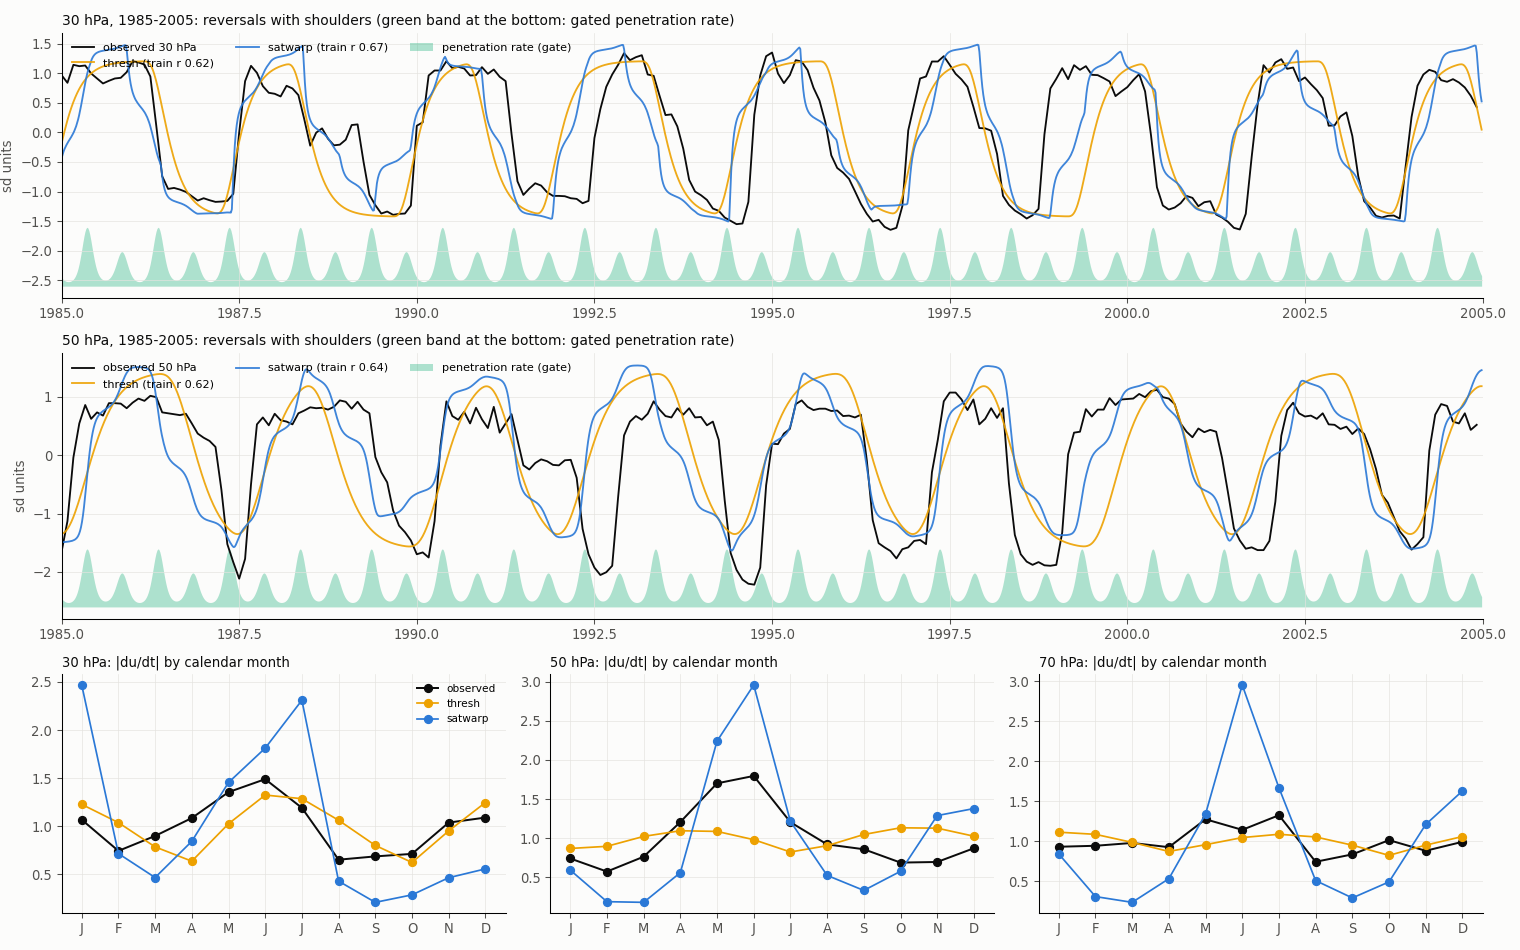

Recreate this plot in Python.
#!/usr/bin/env python3
"""QBO device with a saturating flux core: staircase reversals with semiannual shoulders (2026-10-22).

Extends qbo_tokamak.py (same astronomy, Green's-function penetration, data). The edge is no longer a +-1 switch:
  core flux   Phi_n = clip(lambda * Phi_{n-1} + kappa * w_n * a_n, -1, +1), held between pulses (volt-second steps
              on a saturable transformer core), lambda = exp(-dt / tau_i)
  pulses      a_n = sin(beta_moon) * sin(dec_sun) * (solar distance)^3 at two triggers a year (day d0 and d0 + 182.6);
              the second ("weak") trigger is scaled by rho, w_n = 1 or rho
  satellites  optional: each strobe also fires two satellite pulses at +-delta days with relative weight sigma
              (sub-banding of the stroboscopic impulse)
Models compared (each refit with the same objective):
  THRESH      the earlier comb + hysteresis switch (no shoulders possible)
  SAT         saturating core, unequal triggers
  SAT_SAT     SAT + satellite pulses
Objective (1953-2005): mean over 30/50/70 hPa of [corr(u) + corr(3-month change of u)] / 2, so the timing and size of
the steps count, not only the sign. Held out 2006-2026. Also: correlation of the model's calendar-month profile of
|du/dt| with the observed one, and the share of "shoulder" months.
    python3 qbo_shoulders.py  -> qbo_shoulders.png, qbo_shoulders.json
"""
import json
from pathlib import Path

import matplotlib
import numpy as np
from scipy.optimize import differential_evolution
from scipy.signal import fftconvolve

matplotlib.use("Agg")
import matplotlib.pyplot as plt  # noqa: E402

HERE = Path(__file__).resolve().parent
__file__ = str(HERE / "qbo_tokamak.py")
exec(open(HERE / "qbo_tokamak.py").read().split("BOUNDS = ")[0])   # astro, comb_drive, relax, penetrate, DATA, TG, DT, DZ
INK, MUTED, GRID, SURF = "#0b0b0b", "#52514e", "#e4e3df", "#fcfcfb"
TR0, TR1, HO0, HO1 = 1953.0, 2006.0, 2006.0, 2026.8
LV = (30, 50, 70)


def pulses(d0, rho, sigma=0.0, delta=0.0):
    base = np.concatenate([np.floor(TG[0]) + k + d0 / 365.2422 + np.array([0.0, 0.5]) for k in range(int(TG[-1] - TG[0]) + 1)])
    wt = np.tile([1.0, rho], len(base) // 2)
    tn, wn = [base], [wt]
    if sigma > 0:
        for s in (-1, 1):
            tn.append(base + s * delta / 365.2422); wn.append(wt * sigma)
    tn, wn = np.concatenate(tn), np.concatenate(wn)
    k = (tn >= TG[0]) & (tn <= TG[-1]); tn, wn = tn[k], wn[k]
    _, sds, dist, sb = astro(tn)
    o = np.argsort(tn)
    return tn[o], (sb * sds * dist * wn)[o]


def core(tn, a, kappa, tau_i):
    idx = np.minimum(((tn - TG[0]) / DT).astype(int), len(TG) - 1)
    lam = np.exp(-DT / tau_i); phi = 0.0; out = np.empty_like(TG); j = 0
    for i in range(len(TG)):
        phi *= lam
        while j < len(idx) and idx[j] == i:
            phi = min(1.0, max(-1.0, phi + kappa * a[j])); j += 1
        out[i] = phi
    return out


def warped(ue, z, w, eta, tau_d, m1, p1, m2, p2):
    """penetration whose rate (pinch and diffusion together) is gated through the year:
    rate(t) = exp(m1 cos 2pi(t - p1) + m2 cos 4pi(t - p2)), normalized to mean 1; solved in the warped time
    tau = integral of rate, where the transport is uniform (damping stays in real time, approximately)"""
    r = np.exp(m1 * np.cos(2 * np.pi * (TG - p1)) + m2 * np.cos(4 * np.pi * (TG - p2))); r /= r.mean()
    tau = np.concatenate([[0.0], np.cumsum(r[:-1]) * DT]) + TG[0]
    grid = np.arange(tau[0], tau[-1], DT)
    u_tau = np.interp(grid, tau, ue)
    s = np.arange(1, int(15 / DT)) * DT
    g = z / np.sqrt(4 * np.pi * eta * s ** 3) * np.exp(-(z - w * s) ** 2 / (4 * eta * s) - s / tau_d) * DT
    v = fftconvolve(u_tau, np.concatenate([[0.0], g]))[: len(grid)]
    return np.interp(tau, grid, v)


def run(name, x):
    if name == "THRESH":
        d0, theta, w, eta, dd, tau_d, tau_i = x
        ue = relax(comb_drive(d0, tau_i), theta, "threshold")
    elif name in ("WARP", "SATWARP"):
        if name == "WARP":
            d0, theta, w, eta, dd, tau_d, tau_i, m1, p1, m2, p2 = x; ue = relax(comb_drive(d0, tau_i), theta, "threshold")
        else:
            d0, rho, kappa, w, eta, dd, tau_d, tau_i, m1, p1, m2, p2 = x
            tn, a = pulses(d0, rho); ue = core(tn, a / np.abs(a).max(), kappa, tau_i)
        return ue, {L: warped(ue, dd + DZ[L], w, eta, tau_d, m1, p1, m2, p2) for L in LV}
    else:
        d0, rho, kappa, w, eta, dd, tau_d, tau_i = x[:8]
        sig, dl = (x[8], x[9]) if name == "SAT_SAT" else (0.0, 0.0)
        tn, a = pulses(d0, rho, sig, dl); ue = core(tn, a / np.abs(a).max(), kappa, tau_i)
    return ue, {L: penetrate(ue, dd + DZ[L], w, eta, tau_d) for L in LV}


def metrics(out, a, b):
    r, rd = [], []
    for L in LV:
        t, y = DATA[L]; m = (t >= a) & (t < b); mv = np.interp(t[m], TG, out[L]); yy = y[m]
        r.append(np.corrcoef(mv, yy)[0, 1]); rd.append(np.corrcoef(mv[3:] - mv[:-3], yy[3:] - yy[:-3])[0, 1])
    return np.array(r), np.array(rd)


def season(t, y):
    d = np.abs(np.diff(y)); mon = np.round((t[1:] % 1) * 12).astype(int) % 12
    return np.array([d[mon == k].mean() for k in range(12)]) / d.mean()


def shoulder_share(y):
    z = (y - np.median(y)) / np.percentile(np.abs(y - np.median(y)), 90); d = np.abs(np.diff(z))
    return np.mean((np.abs(z[1:]) < 0.4) & (d < np.percentile(d, 40)))


B = {"THRESH": [(0, 365.24), (0, 1.2), (1, 40), (0.05, 60), (0, 12), (0.3, 20), (0.1, 4)],
     "SAT": [(0, 365.24), (0, 1), (0.05, 3), (1, 40), (0.05, 60), (0, 12), (0.3, 20), (0.2, 20)]}
B["SAT_SAT"] = B["SAT"] + [(0, 1), (5, 60)]
GATE = [(0, 3), (0, 1), (0, 3), (0, 0.5)]
B["WARP"] = B["THRESH"] + GATE
B["SATWARP"] = B["SAT"] + GATE
RES = {}
for name in ("THRESH", "SAT", "SAT_SAT", "WARP", "SATWARP"):
    def f(x):
        r, rd = metrics(run(name, x)[1], TR0, TR1); return -0.5 * (r.mean() + rd.mean())
    opt = differential_evolution(f, B[name], seed=5, maxiter=70, popsize=12, tol=1e-7, polish=False)
    ue, out = run(name, opt.x)
    r, rd = metrics(out, TR0, TR1); h, hd = metrics(out, HO0, HO1)
    tg = np.arange(1953.0, 2024.2, 1 / 12)
    sc = [np.corrcoef(season(tg, np.interp(tg, TG, out[L])), season(tg, np.interp(tg, *DATA[L])))[0, 1] for L in LV]
    sh = [shoulder_share(np.interp(tg, TG, out[L])) for L in LV]
    RES[name] = dict(x=opt.x.tolist(), train=r.tolist(), train_d=rd.tolist(), held=h.tolist(), held_d=hd.tolist(), season_r=sc, shoulders=sh)
    print(f"{name:8s} train r {np.round(r, 3)} d3 {np.round(rd, 3)} | held r {np.round(h, 3)} d3 {np.round(hd, 3)} | "
          f"seasonal |du/dt| profile r {np.round(sc, 2)} | shoulder months {np.round(np.array(sh) * 100, 1)}%")
    print(f"         params {np.round(opt.x, 3)}")
obs_sh = [shoulder_share(np.interp(np.arange(1953.0, 2024.2, 1 / 12), *DATA[L])) for L in LV]
print(f"observed shoulder months {np.round(np.array(obs_sh) * 100, 1)}%")
json.dump(RES, open(HERE / "qbo_shoulders.json", "w"), indent=1)

# figure: 1985-2005 at 30 and 50 hPa, observed vs THRESH vs SAT(_SAT); plus seasonal profiles
best = max(("SAT", "SAT_SAT", "WARP", "SATWARP"), key=lambda k: np.mean(RES[k]["train"]) + np.mean(RES[k]["train_d"]))
fig = plt.figure(figsize=(16, 10), facecolor=SURF); gs = fig.add_gridspec(3, 3, height_ratios=[1, 1, 0.9])
for row, L in enumerate((30, 50)):
    ax = fig.add_subplot(gs[row, :]); t, y = DATA[L]; m = (t >= 1985) & (t < 2005)
    z = lambda v: (v - v.mean()) / v.std()  # noqa: E731
    ax.plot(t[m], z(y[m]), color=INK, lw=1.4, label=f"observed {L} hPa")
    for name, col in (("THRESH", "#eda100"), (best, "#2a78d6")):
        out = run(name, np.array(RES[name]["x"]))[1][L]; s = (TG >= 1985) & (TG < 2005)
        ax.plot(TG[s], z(out[s]), color=col, lw=1.4, alpha=0.9, label=f"{name.lower()} (train r {RES[name]['train'][LV.index(L)]:.2f})")
    xb = RES[best]["x"]
    if best in ("WARP", "SATWARP"):
        m1, p1, m2, p2 = xb[-4:]; tt = np.arange(1985, 2005, 1 / 73)
        rr = np.exp(m1 * np.cos(2 * np.pi * (tt - p1)) + m2 * np.cos(4 * np.pi * (tt - p2))); rr /= rr.mean()
        ax.fill_between(tt, -2.6, -2.6 + 0.35 * rr, color="#1baf7a", alpha=0.35, lw=0, label="penetration rate (gate)")
    ax.set_xlim(1985, 2005); ax.legend(frameon=False, fontsize=8.5, ncol=3, loc="upper left"); ax.set_ylabel("sd units", color=MUTED)
    ax.set_title(f"{L} hPa, 1985-2005: reversals with shoulders (green band at the bottom: gated penetration rate)", loc="left", fontsize=10.5, color=INK)
tg = np.arange(1953.0, 2024.2, 1 / 12)
for k, L in enumerate(LV):
    ax = fig.add_subplot(gs[2, k]); mo = np.arange(1, 13)
    ax.plot(mo, season(tg, np.interp(tg, *DATA[L])), color=INK, marker="o", lw=1.5, label="observed")
    for name, col in (("THRESH", "#eda100"), (best, "#2a78d6")):
        ax.plot(mo, season(tg, np.interp(tg, TG, run(name, np.array(RES[name]["x"]))[1][L])), color=col, marker="o", lw=1.3, label=name.lower())
    ax.set_xticks(mo); ax.set_xticklabels("JFMAMJJASOND"); ax.set_title(f"{L} hPa: |du/dt| by calendar month", loc="left", fontsize=10, color=INK)
    if k == 0: ax.legend(frameon=False, fontsize=8)
for a in fig.axes:
    a.set_facecolor(SURF); a.tick_params(colors=MUTED); a.grid(True, color=GRID, lw=0.5)
    for sp in ("top", "right"):
        a.spines[sp].set_visible(False)
fig.tight_layout(); fig.savefig(HERE / "qbo_shoulders.png", dpi=95, facecolor=SURF)
print("plot: qbo_shoulders.png  (best saturating model:", best, ")")
